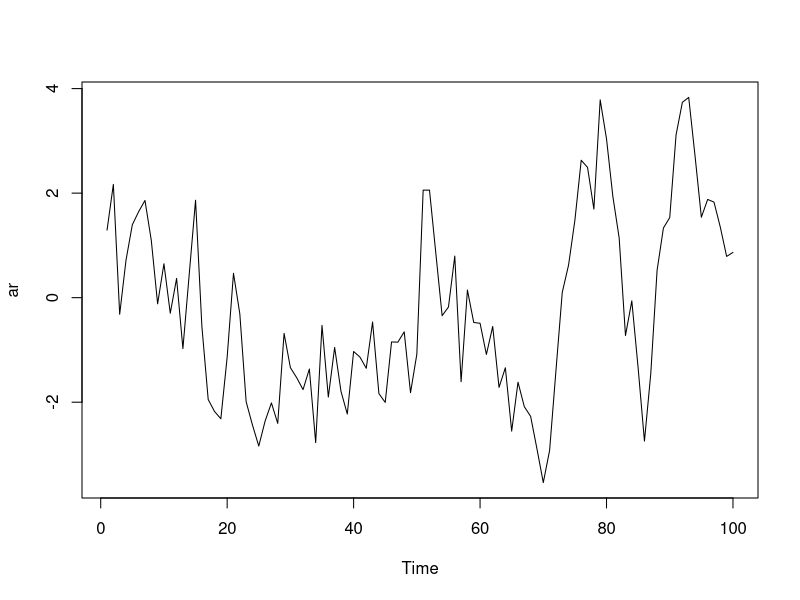
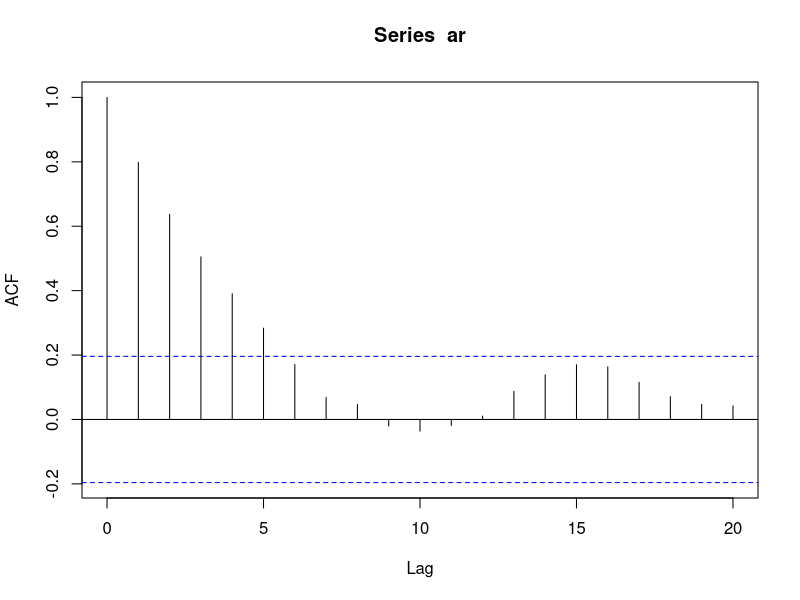

R code for these plots, in order: (Note: this script raises an error after producing the figures.)


# My AR(1) model

ar<-arima.sim(list(ar=0.9),n=100)
plot(ar)

acf(ar)
 

# ACF
sim_mean <-mean(sim)
ACF <- c()

n=100
x=ar

for(i in 1:20){
  ACF[i]=(1/100)*(sum((x[i:(n)]-sim_mean)*(x[1:(n-i+1)]-sim_mean)))
}

ACF=ACF/ACF[1]

plot(ACF,type = "h")

